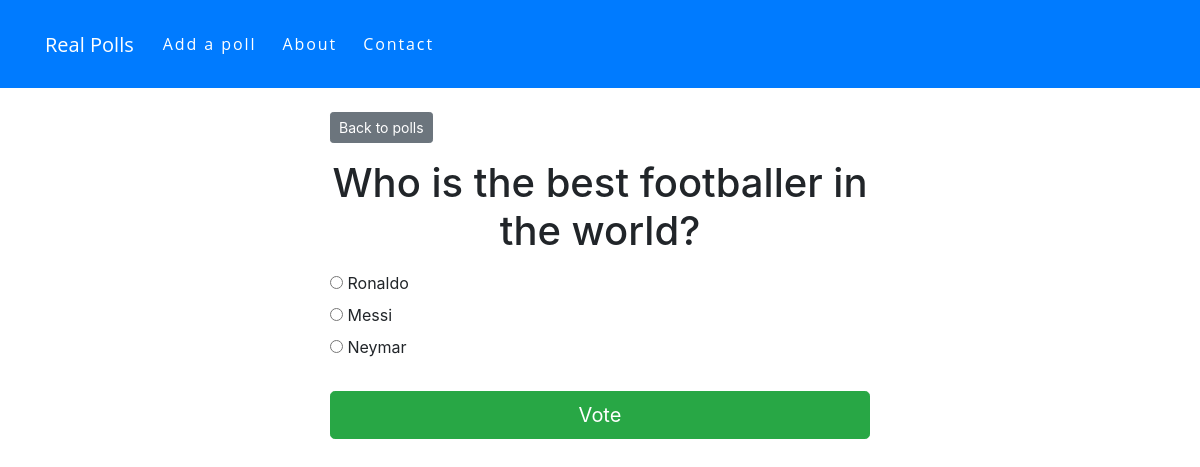
The app's page /vote/6/ with its own data.
### polls/models.py (models this page shows, shortened)
class Poll(models.Model):
	question = models.TextField()
	option_one = models.CharField(max_length=30)
	option_two = models.CharField(max_length=30)
	option_three = models.CharField(max_length=30)
	option_one_count = models.IntegerField(default=0)
	option_two_count = models.IntegerField(default=0)
	option_three_count = models.IntegerField(default=0)

### polls/views.py (the view, shortened to what this page needs)
# urls.py: path('vote/<int:poll_id>/', views.vote, name='vote'),
def vote(request, poll_id):
	poll = Poll.objects.get(pk=poll_id)
	context = {
		'poll':poll
	}
	return render(request, 'polls/vote.html', context)

### polls/templates/polls/vote.html (shortened to what this page needs)
{% extends "base.html" %}
{% block content %}
	<a href="{% url 'polls:index' %}" class="btn btn-sm btn-secondary mb-3">Back to polls</a>
	<h1 class="text-center mb-3">
		{{ poll.question }}
	</h1>
	<form method="post">
		<div class="form-group">
			<div class="radio">
				<label>
					<input type="radio" name="poll" value="option1" required>
					{{ poll.option_one }}
				</label>
				<br>
				<label>
					<input type="radio" name="poll" value="option2">
					{{ poll.option_two }}
				</label>
				<br>
				<label>
					<input type="radio" name="poll" value="option3">
					{{ poll.option_three }}
				</label>
				<br>
			</div>
		</div>
		<input type="submit" value="Vote" class="btn btn-success btn-lg btn-block mt-4">
	</form>
{% endblock content %}

### polls/templates/polls/navbar.html (style rules this page uses)
a:after { background: none repeat scroll 0 0 trasparent; bottom: 0; content: ""; display: block; height: 2px; left: 50%; position: absolute; background: #fff; transition: width 0.3s ease 0s, left 0.3s ease 0s; width: 0; }

### records on screen
Poll: question "Who is the best footballer in the world?", option_one "Ronaldo", option_two "Messi", option_three "Neymar"
